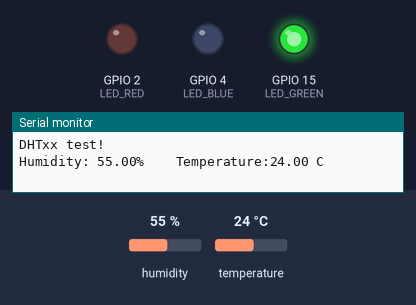
This sketch was run on a simulated ESP32. Shown: output pins drawn as LEDs (lit = HIGH), the last lines printed to the serial monitor. Inputs (shaded band) come from the test bench; at power-on: temperature 24 °C, humidity 55 %. WiFi joins after 1.5 s; servers stay silent unless stated.

Above: at 3.0 s.
3.1 s: temperature set to 16 °C
6.0 s: temperature set to 13 °C
At 10.0 s:
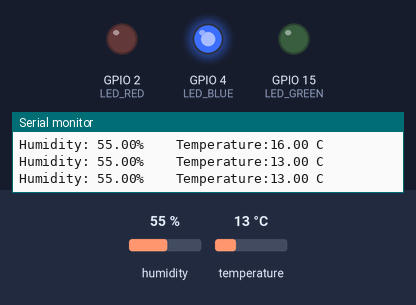
10.4 s: temperature set to 41 °C
At 13.7 s:
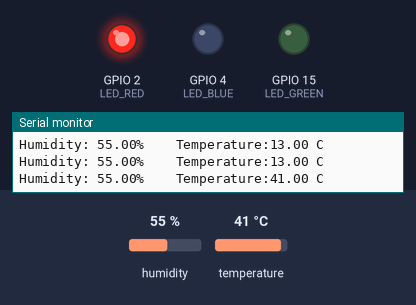
14.4 s: temperature set to 12 °C
At 17.3 s:
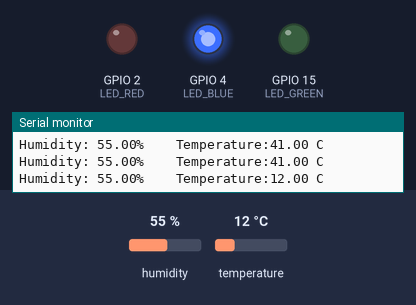
18.4 s: temperature set to 19 °C
At 22.1 s:
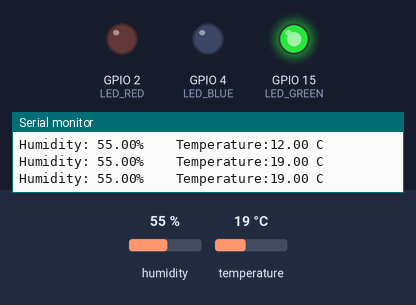
Timing chart, 0 to 23.5 s (numbered marks = the images above; inputs shaded):
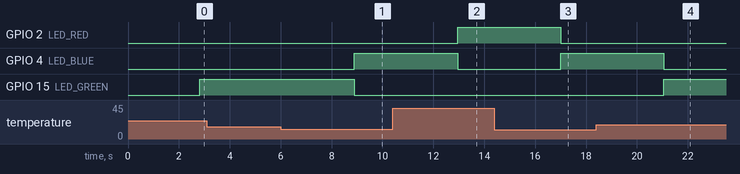

The sketch:

BLYNK_Control.ino
```cpp
//Define Blynk
#define BLYNK_TEMPLATE_ID "TMPL6P30d4_T7"
#define BLYNK_TEMPLATE_NAME "THEODOINHIETDO"
#define BLYNK_AUTH_TOKEN "JX5G58a8GriY07X448pMqLHehnsYPeZQ"
char auth[] = BLYNK_AUTH_TOKEN;//Khai báo một mảng ký tự auth và gán giá trị của BLYNK_AUTH_TOKEN cho mảng này.

#include <WiFi.h> //sử dụng hàm wifi để kết nối và làm việc với mạng wifi
#include <WiFiClient.h> //Sử dụng thư viện WiFiClient để tạo kết nối TCP/IP
#include <BlynkSimpleEsp32.h> //Sử dụng thư viện BlynkSimpleEsp32 để kết nối và giao tiếp với ứng dụng Blynk.
#include <string.h> //Sử dụng thư viện string.h để làm việc với chuỗi ký tự.

//Lib DHT11 and define DHT11
#include <DHT.h> //Sử dụng thư viện DHT để làm việc với cảm biến DHT.
#define DHTPIN 14   //Định nghĩa chân kết nối của cảm biến DHT11.
#define DHTTYPE DHT11   // there are multiple kinds of DHT sensors
DHT dht(DHTPIN, DHTTYPE); //Khởi tạo đối tượng cảm biến DHT11.

// Define LEDs
#define LED_RED 2
#define LED_GREEN 15
#define LED_BLUE 4
WidgetLED LED_RED_ON_APP(V1); // Khởi tạo một đối tượng LED ảo trong thư viện Blynk
WidgetLED LED_GREEN_ON_APP(V3); // Khởi tạo một đối tượng LED ảo trong thư viện Blynk
WidgetLED LED_BLUE_ON_APP(V2);

// Your WiFi credentials.
// Set password to "" for open networks.
char ssid[] = "Wifi 903";//Khai báo một mảng ký tự ssid và gán giá trị "dh" cho mảng này. Đây là tên của mạng WiFi.
char pass[] = "0795843079";

void setup()
{
  Serial.begin(9600);
  // Debug console
  pinMode(LED_RED, OUTPUT); // Đặt led đỏ làm chân đầu ra
  pinMode(LED_GREEN, OUTPUT); //Đặt led xanh làm chân đầu ra
  pinMode(LED_BLUE, OUTPUT);
  dht.begin(); // khởi tạo cảm biến DHT

  Blynk.begin(auth, ssid, pass); //kết nối mạng wifi và máy chủ blynk
  Serial.println("DHTxx test!");//in ra thông báo
}

void loop()
{
  Blynk.run(); // dùng để duy trì giao tiếp với máy chủ Blynk
  float h = dht.readHumidity();//Đọc độ ẩm từ cảm biến DHT11 và gán giá trị cho biến h.
  float t = dht.readTemperature();//Đọc nhiệt độ từ cảm biến DHT11 và gán giá trị cho biến t.
  float f = dht.readTemperature(true);//Đọc nhiệt độ từ cảm biến DHT11 và gán giá trị cho biến f dưới định dạng Fahrenheit.
  // Check isRead ?
 if (isnan(h) || isnan(t) || isnan(f))//Kiểm tra nếu giá trị đọc từ cảm biến DHT11 không hợp lệ.
  {
Serial.println("Ket noi DHT sensor that bai !!!");
    return;
  }

  Blynk.virtualWrite(V0, t); //Nếu việc đọc nhiệt độ thành công, nó gửi các giá trị này đến ứng dụng Blynk
  Blynk.virtualWrite(V4, h); //Nếu việc đọc độ ẩm thành công, nó gửi các giá trị này đền ứng dụng Blynk

  Serial.print("\n");
  Serial.print("Humidity: " + String(h) + "%");  //in ra độ ẩm ra màn hình
  Serial.print("\t");
  Serial.print("\t");
  Serial.print("Temperature:" + String(t) + " C"); //in ra nhiệt độ ra màn hình
  delay(1000);

  // Check temperature thresholds
  if (t >35 ) { // nếu nhiệt độ dưới ngưỡng mức cao
    digitalWrite(LED_RED, HIGH); // led đỏ được đưa lên mức 1
    LED_RED_ON_APP.on();  // led đỏ bật
  } else {
    digitalWrite(LED_RED, LOW); // ngược lại nếu trên ngưỡng mức thấp thì đưa led đỏ về mức thấp
    LED_RED_ON_APP.off(); // led đỏ tắt
  }

  if (t<35 && t>=15) { // nếu nhiệt độ trên ngưỡng mức cao
  digitalWrite(LED_GREEN, HIGH); // led xanh được đưa lên mức 1
    LED_GREEN_ON_APP.on(); // led xanh bật
  } else {
    digitalWrite(LED_GREEN, LOW); // ngược lại nếu dưới ngưỡng mức cao thì đưa led xanh về mức thấp
    LED_GREEN_ON_APP.off(); // led xanh tắt
  }
  if (t<15) { // nếu nhiệt độ trên ngưỡng mức cao
  digitalWrite(LED_BLUE, HIGH); // led xanh được đưa lên mức 1
    LED_BLUE_ON_APP.on(); // led xanh bật
  } else {
    digitalWrite(LED_BLUE, LOW); // ngược lại nếu dưới ngưỡng mức cao thì đưa led xanh về mức thấp
    LED_BLUE_ON_APP.off(); // led xanh tắt
  }

  delay(1000);
}
```

Measured:
- the behaviour switches between 15 and 14 °C on temperature (found by bisection; images 0 and 1)
- after the input at 6.0 s, GPIO 4 (LED_BLUE): LOW → HIGH after 2.9 s; GPIO 15 (LED_GREEN): HIGH → LOW after 2.9 s
- after the input at 10.4 s, GPIO 2 (LED_RED): LOW → HIGH after 2.5 s; GPIO 4 (LED_BLUE): HIGH → LOW after 2.5 s
- after the input at 14.4 s, GPIO 2 (LED_RED): HIGH → LOW after 2.6 s; GPIO 4 (LED_BLUE): LOW → HIGH after 2.6 s
- after the input at 18.4 s, GPIO 4 (LED_BLUE): HIGH → LOW after 2.6 s; GPIO 15 (LED_GREEN): LOW → HIGH after 2.6 s
